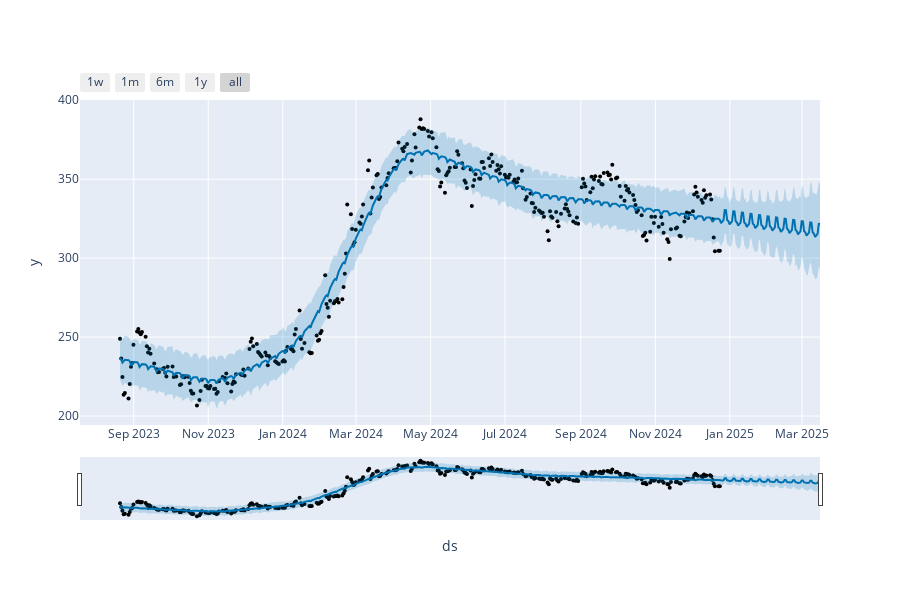

The cell this chart's notebook holds for it:
### Code cell
plot_plotly(model_prophet,forecast,)

### Figure 1 — Plotly figure (JSON) as saved in the notebook; plotly's stock layout.template omitted (floating-point values rounded to 4 significant figures; data arrays with more than 128 entries replaced by an {"elided": "..."} marker saying what was removed)
{"data": [{"marker": {"color": "black", "size": 4}, "mode": "markers", "name": "Actual", "type": "scatter", "x": {"elided": "327 str values"}, "y": {"elided": "327 float values"}}, {"hoverinfo": "skip", "line": {"width": 0}, "mode": "lines", "type": "scatter", "x": {"elided": "409 str values"}, "y": {"elided": "409 float values"}}, {"fill": "tonexty", "fillcolor": "rgba(0, 114, 178, 0.2)", "line": {"color": "#0072B2", "width": 2}, "mode": "lines", "name": "Predicted", "type": "scatter", "x": {"elided": "409 str values"}, "y": {"elided": "409 float values"}}, {"fill": "tonexty", "fillcolor": "rgba(0, 114, 178, 0.2)", "hoverinfo": "skip", "line": {"width": 0}, "mode": "lines", "type": "scatter", "x": {"elided": "409 str values"}, "y": {"elided": "409 float values"}}], "layout": {"height": 600, "showlegend": false, "width": 900, "xaxis": {"rangeselector": {"buttons": [{"count": 7, "label": "1w", "step": "day", "stepmode": "backward"}, {"count": 1, "label": "1m", "step": "month", "stepmode": "backward"}, {"count": 6, "label": "6m", "step": "month", "stepmode": "backward"}, {"count": 1, "label": "1y", "step": "year", "stepmode": "backward"}, {"step": "all"}]}, "rangeslider": {"visible": true}, "title": {"text": "ds"}, "type": "date"}, "yaxis": {"title": {"text": "y"}}}}
